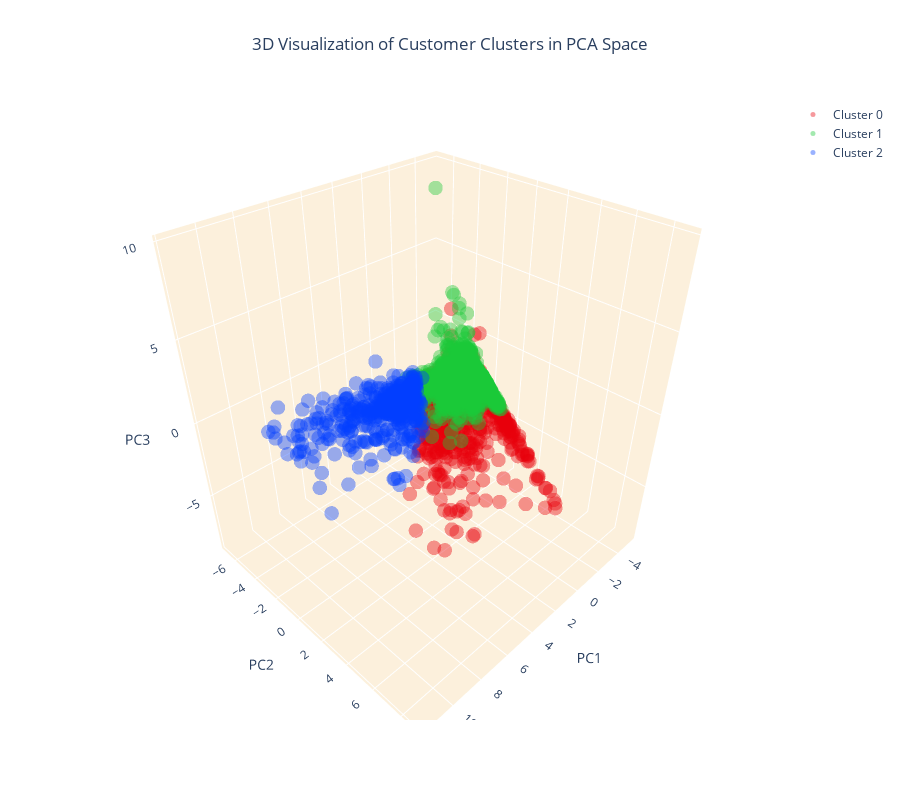

The cell this chart's notebook holds for it:
### Code cell
# Create separate data frames for each cluster
cluster_0 = customer_data_pca[customer_data_pca['cluster'] == 0]
cluster_1 = customer_data_pca[customer_data_pca['cluster'] == 1]
cluster_2 = customer_data_pca[customer_data_pca['cluster'] == 2]
# Create a 3D scatter plot
fig = go.Figure()
# Add data points for each cluster separately and specify the color
fig.add_trace(go.Scatter3d(x=cluster_0['PC1'], y=cluster_0['PC2'], z=cluster_0['PC3'],
mode='markers', marker=dict(color=colors[0], size=5, opacity=0.4), name='Cluster 0'))
fig.add_trace(go.Scatter3d(x=cluster_1['PC1'], y=cluster_1['PC2'], z=cluster_1['PC3'],
mode='markers', marker=dict(color=colors[1], size=5, opacity=0.4), name='Cluster 1'))
fig.add_trace(go.Scatter3d(x=cluster_2['PC1'], y=cluster_2['PC2'], z=cluster_2['PC3'],
mode='markers', marker=dict(color=colors[2], size=5, opacity=0.4), name='Cluster 2'))
# Set the title and layout details
fig.update_layout(
title=dict(text='3D Visualization of Customer Clusters in PCA Space', x=0.5),
scene=dict(
xaxis=dict(backgroundcolor="#fcf0dc", gridcolor='white', title='PC1'),
yaxis=dict(backgroundcolor="#fcf0dc", gridcolor='white', title='PC2'),
zaxis=dict(backgroundcolor="#fcf0dc", gridcolor='white', title='PC3'),
),
width=900,
height=800
)
# Show the plot
fig.show()

### Figure 1 — Plotly figure (JSON) as saved in the notebook; plotly's stock layout.template omitted (floating-point values rounded to 4 significant figures; data arrays with more than 128 entries replaced by an {"elided": "..."} marker saying what was removed)
{"data": [{"marker": {"color": "#e8000b", "opacity": 0.4, "size": 5}, "mode": "markers", "name": "Cluster 0", "x": {"elided": "929 float values"}, "y": {"elided": "929 float values"}, "z": {"elided": "929 float values"}, "type": "scatter3d"}, {"marker": {"color": "#1ac938", "opacity": 0.4, "size": 5}, "mode": "markers", "name": "Cluster 1", "x": {"elided": "2720 float values"}, "y": {"elided": "2720 float values"}, "z": {"elided": "2720 float values"}, "type": "scatter3d"}, {"marker": {"color": "#023eff", "opacity": 0.4, "size": 5}, "mode": "markers", "name": "Cluster 2", "x": {"elided": "418 float values"}, "y": {"elided": "418 float values"}, "z": {"elided": "418 float values"}, "type": "scatter3d"}], "layout": {"title": {"text": "3D Visualization of Customer Clusters in PCA Space", "x": 0.5}, "scene": {"xaxis": {"backgroundcolor": "#fcf0dc", "gridcolor": "white", "title": {"text": "PC1"}}, "yaxis": {"backgroundcolor": "#fcf0dc", "gridcolor": "white", "title": {"text": "PC2"}}, "zaxis": {"backgroundcolor": "#fcf0dc", "gridcolor": "white", "title": {"text": "PC3"}}}, "width": 900, "height": 800}}
